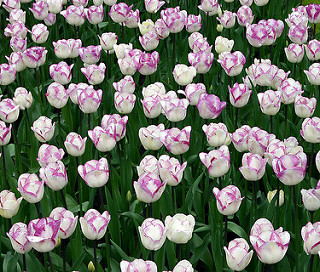
#> input picture Skin-Detection/tulip.jpg, 320 x 272 px, found by its file name
$ python convertYCbCr.py
#> lines starting #> are read from the running program, lines starting #| are printed output that depends on the picture
import cv2
import numpy

min_YCC = numpy.array([0,133,77],numpy.uint8)
max_YCC = numpy.array([255,173,127],numpy.uint8)

img = cv2.imread("SkinDetection/tulip.jpg")
#> img is the input picture: shape (272, 320, 3); mean B, G, R 100.6, 112.8, 107.7
#Konversi RGB ke YCbCr
imgYCC = cv2.cvtColor(img, cv2.COLOR_BGR2YCR_CB)
#> imgYCC: shape (272, 320, 3); mean of channels 0, 1, 2 109.9, 126.4, 122.8
#Pembentukan mask dengan batasan yang dibentuk
mask = cv2.inRange(imgYCC,min_YCC,max_YCC)
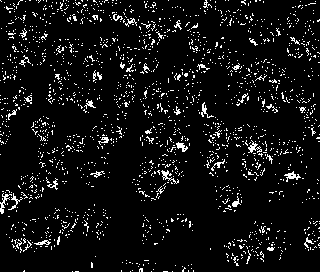
#> mask: shape (272, 320); 6.8% white in thin lines or dots
#Masking
result = cv2.bitwise_and(img, img, mask = mask)
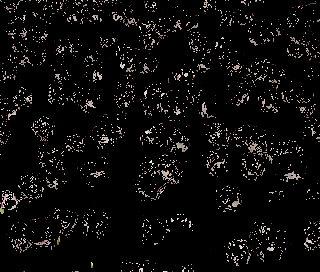
#> result: shape (272, 320, 3); mean B, G, R 10.9, 11.2, 12.5

cv2.imwrite('ProsesYC1.jpg',imgYCC)
cv2.imwrite('ProsesYC2.jpg',mask)
cv2.imwrite('ProsesYC3.jpg',result)
